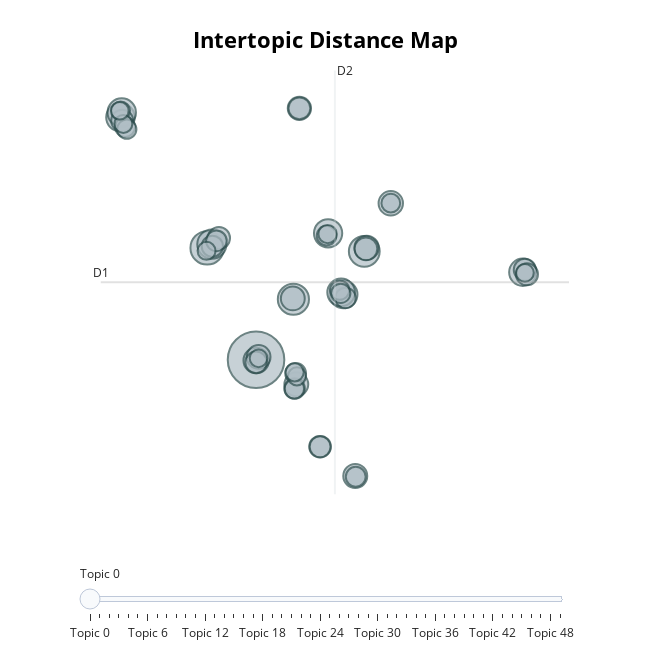

This figure's notebook cell:
### Code cell
topic_model.visualize_topics()

### Figure 1 — Plotly figure (JSON) as saved in the notebook; plotly's stock layout.template omitted (floating-point values rounded to 4 significant figures; data arrays with more than 128 entries replaced by an {"elided": "..."} marker saying what was removed)
{"data": [{"customdata": {"elided": "50x3 mixed values"}, "hovertemplate": "<b>Topic %{customdata[0]}</b><br>Words: %{customdata[1]}<br>Size: %{customdata[2]}", "legendgroup": "", "marker": {"color": "#B0BEC5", "line": {"color": "DarkSlateGrey", "width": 2}, "size": [1330, 464, 404, 395, 354, 339, 336, 332, 318, 317, 310, 270, 248, 246, 239, 237, 237, 235, 225, 214, 205, 203, 202, 201, 198, 195, 194, 188, 181, 178, 178, 175, 175, 167, 164, 159, 157, 155, 154, 154, 146, 145, 140, 137, 137, 134, 134, 130, 130, 129], "sizemode": "area", "sizeref": 0.8313, "symbol": "circle"}, "mode": "markers", "name": "", "orientation": "v", "showlegend": false, "type": "scatter", "x": [0.8348, -3.522, 4.165, 10.48, -3.103, -11.25, -11.13, 7.259, 8.644, 8.42, 24.61, 0.8506, 12.85, 10.69, 9.681, 4.113, 4.426, 1.064, 4.7, 10.63, -2.472, 24.79, 24.98, -11.1, 4.7, 6.543, 0.8433, -3.062, 6.545, 4.365, -2.696, 4.273, 8.808, -10.83, 9.721, 7.122, 8.29, 4.25, -10.68, 8.389, 12.85, -11.23, 7.214, 4.478, 4.275, -10.99, -3.577, 24.8, -11.31, 1.056], "xaxis": "x", "y": [0.04363, 6.587, 3.58, 6.386, 6.803, 14.23, 14.51, 7.44, 3.864, 3.981, 5.162, 0.000827, 9.2, 6.592, -6.762, 3.632, -1.397, 0.2046, 14.76, 6.533, 7.16, 5.307, 5.04, 14.03, 14.76, -5.05, -0.111, 6.682, -5.051, -0.7578, 7.001, -1.644, 3.661, 13.67, -6.807, 7.305, 4.117, -1.669, 13.53, 3.928, 9.204, 14.61, 7.396, -0.9305, -0.6973, 13.84, 6.414, 5.126, 14.61, 0.1243], "yaxis": "y"}], "layout": {"annotations": [{"showarrow": false, "text": "D1", "x": -13.01, "y": 4.571, "yshift": 10}, {"showarrow": false, "text": "D2", "x": 7.864, "xshift": 10, "y": 16.97}], "height": 650, "hoverlabel": {"bgcolor": "white", "font": {"family": "Rockwell", "size": 16}}, "legend": {"itemsizing": "constant", "tracegroupgap": 0}, "margin": {"t": 60}, "shapes": [{"line": {"color": "#CFD8DC", "width": 2}, "type": "line", "x0": 7.864, "x1": 7.864, "y0": -7.828, "y1": 16.97}, {"line": {"color": "#9E9E9E", "width": 2}, "type": "line", "x0": -13.01, "x1": 28.73, "y0": 4.571, "y1": 4.571}], "sliders": [{"active": 0, "pad": {"t": 50}, "steps": [{"args": [{"marker.color": [["red", "#B0BEC5", "#B0BEC5", "#B0BEC5", "#B0BEC5", "#B0BEC5", "#B0BEC5", "#B0BEC5", "#B0BEC5", "#B0BEC5", "#B0BEC5", "#B0BEC5", "#B0BEC5", "#B0BEC5", "#B0BEC5", "#B0BEC5", "#B0BEC5", "#B0BEC5", "#B0BEC5", "#B0BEC5", "#B0BEC5", "#B0BEC5", "#B0BEC5", "#B0BEC5", "#B0BEC5", "#B0BEC5", "#B0BEC5", "#B0BEC5", "#B0BEC5", "#B0BEC5", "#B0BEC5", "#B0BEC5", "#B0BEC5", "#B0BEC5", "#B0BEC5", "#B0BEC5", "#B0BEC5", "#B0BEC5", "#B0BEC5", "#B0BEC5", "#B0BEC5", "#B0BEC5", "#B0BEC5", "#B0BEC5", "#B0BEC5", "#B0BEC5", "#B0BEC5", "#B0BEC5", "#B0BEC5", "#B0BEC5"]]}], "label": "Topic 0", "method": "update"}, {"args": [{"marker.color": [["#B0BEC5", "red", "#B0BEC5", "#B0BEC5", "#B0BEC5", "#B0BEC5", "#B0BEC5", "#B0BEC5", "#B0BEC5", "#B0BEC5", "#B0BEC5", "#B0BEC5", "#B0BEC5", "#B0BEC5", "#B0BEC5", "#B0BEC5", "#B0BEC5", "#B0BEC5", "#B0BEC5", "#B0BEC5", "#B0BEC5", "#B0BEC5", "#B0BEC5", "#B0BEC5", "#B0BEC5", "#B0BEC5", "#B0BEC5", "#B0BEC5", "#B0BEC5", "#B0BEC5", "#B0BEC5", "#B0BEC5", "#B0BEC5", "#B0BEC5", "#B0BEC5", "#B0BEC5", "#B0BEC5", "#B0BEC5", "#B0BEC5", "#B0BEC5", "#B0BEC5", "#B0BEC5", "#B0BEC5", "#B0BEC5", "#B0BEC5", "#B0BEC5", "#B0BEC5", "#B0BEC5", "#B0BEC5", "#B0BEC5"]]}], "label": "Topic 1", "method": "update"}, {"args": [{"marker.color": [["#B0BEC5", "#B0BEC5", "red", "#B0BEC5", "#B0BEC5", "#B0BEC5", "#B0BEC5", "#B0BEC5", "#B0BEC5", "#B0BEC5", "#B0BEC5", "#B0BEC5", "#B0BEC5", "#B0BEC5", "#B0BEC5", "#B0BEC5", "#B0BEC5", "#B0BEC5", "#B0BEC5", "#B0BEC5", "#B0BEC5", "#B0BEC5", "#B0BEC5", "#B0BEC5", "#B0BEC5", "#B0BEC5", "#B0BEC5", "#B0BEC5", "#B0BEC5", "#B0BEC5", "#B0BEC5", "#B0BEC5", "#B0BEC5", "#B0BEC5", "#B0BEC5", "#B0BEC5", "#B0BEC5", "#B0BEC5", "#B0BEC5", "#B0BEC5", "#B0BEC5", "#B0BEC5", "#B0BEC5", "#B0BEC5", "#B0BEC5", "#B0BEC5", "#B0BEC5", "#B0BEC5", "#B0BEC5", "#B0BEC5"]]}], "label": "Topic 2", "method": "update"}, {"args": [{"marker.color": [["#B0BEC5", "#B0BEC5", "#B0BEC5", "red", "#B0BEC5", "#B0BEC5", "#B0BEC5", "#B0BEC5", "#B0BEC5", "#B0BEC5", "#B0BEC5", "#B0BEC5", "#B0BEC5", "#B0BEC5", "#B0BEC5", "#B0BEC5", "#B0BEC5", "#B0BEC5", "#B0BEC5", "#B0BEC5", "#B0BEC5", "#B0BEC5", "#B0BEC5", "#B0BEC5", "#B0BEC5", "#B0BEC5", "#B0BEC5", "#B0BEC5", "#B0BEC5", "#B0BEC5", "#B0BEC5", "#B0BEC5", "#B0BEC5", "#B0BEC5", "#B0BEC5", "#B0BEC5", "#B0BEC5", "#B0BEC5", "#B0BEC5", "#B0BEC5", "#B0BEC5", "#B0BEC5", "#B0BEC5", "#B0BEC5", "#B0BEC5", "#B0BEC5", "#B0BEC5", "#B0BEC5", "#B0BEC5", "#B0BEC5"]]}], "label": "Topic 3", "method": "update"}, {"args": [{"marker.color": [["#B0BEC5", "#B0BEC5", "#B0BEC5", "#B0BEC5", "red", "#B0BEC5", "#B0BEC5", "#B0BEC5", "#B0BEC5", "#B0BEC5", "#B0BEC5", "#B0BEC5", "#B0BEC5", "#B0BEC5", "#B0BEC5", "#B0BEC5", "#B0BEC5", "#B0BEC5", "#B0BEC5", "#B0BEC5", "#B0BEC5", "#B0BEC5", "#B0BEC5", "#B0BEC5", "#B0BEC5", "#B0BEC5", "#B0BEC5", "#B0BEC5", "#B0BEC5", "#B0BEC5", "#B0BEC5", "#B0BEC5", "#B0BEC5", "#B0BEC5", "#B0BEC5", "#B0BEC5", "#B0BEC5", "#B0BEC5", "#B0BEC5", "#B0BEC5", "#B0BEC5", "#B0BEC5", "#B0BEC5", "#B0BEC5", "#B0BEC5", "#B0BEC5", "#B0BEC5", "#B0BEC5", "#B0BEC5", "#B0BEC5"]]}], "label": "Topic 4", "method": "update"}, {"args": [{"marker.color": [["#B0BEC5", "#B0BEC5", "#B0BEC5", "#B0BEC5", "#B0BEC5", "red", "#B0BEC5", "#B0BEC5", "#B0BEC5", "#B0BEC5", "#B0BEC5", "#B0BEC5", "#B0BEC5", "#B0BEC5", "#B0BEC5", "#B0BEC5", "#B0BEC5", "#B0BEC5", "#B0BEC5", "#B0BEC5", "#B0BEC5", "#B0BEC5", "#B0BEC5", "#B0BEC5", "#B0BEC5", "#B0BEC5", "#B0BEC5", "#B0BEC5", "#B0BEC5", "#B0BEC5", "#B0BEC5", "#B0BEC5", "#B0BEC5", "#B0BEC5", "#B0BEC5", "#B0BEC5", "#B0BEC5", "#B0BEC5", "#B0BEC5", "#B0BEC5", "#B0BEC5", "#B0BEC5", "#B0BEC5", "#B0BEC5", "#B0BEC5", "#B0BEC5", "#B0BEC5", "#B0BEC5", "#B0BEC5", "#B0BEC5"]]}], "label": "Topic 5", "method": "update"}, {"args": [{"marker.color": [["#B0BEC5", "#B0BEC5", "#B0BEC5", "#B0BEC5", "#B0BEC5", "#B0BEC5", "red", "#B0BEC5", "#B0BEC5", "#B0BEC5", "#B0BEC5", "#B0BEC5", "#B0BEC5", "#B0BEC5", "#B0BEC5", "#B0BEC5", "#B0BEC5", "#B0BEC5", "#B0BEC5", "#B0BEC5", "#B0BEC5", "#B0BEC5", "#B0BEC5", "#B0BEC5", "#B0BEC5", "#B0BEC5", "#B0BEC5", "#B0BEC5", "#B0BEC5", "#B0BEC5", "#B0BEC5", "#B0BEC5", "#B0BEC5", "#B0BEC5", "#B0BEC5", "#B0BEC5", "#B0BEC5", "#B0BEC5", "#B0BEC5", "#B0BEC5", "#B0BEC5", "#B0BEC5", "#B0BEC5", "#B0BEC5", "#B0BEC5", "#B0BEC5", "#B0BEC5", "#B0BEC5", "#B0BEC5", "#B0BEC5"]]}], "label": "Topic 6", "method": "update"}, {"args": [{"marker.color": [["#B0BEC5", "#B0BEC5", "#B0BEC5", "#B0BEC5", "#B0BEC5", "#B0BEC5", "#B0BEC5", "red", "#B0BEC5", "#B0BEC5", "#B0BEC5", "#B0BEC5", "#B0BEC5", "#B0BEC5", "#B0BEC5", "#B0BEC5", "#B0BEC5", "#B0BEC5", "#B0BEC5", "#B0BEC5", "#B0BEC5", "#B0BEC5", "#B0BEC5", "#B0BEC5", "#B0BEC5", "#B0BEC5", "#B0BEC5", "#B0BEC5", "#B0BEC5", "#B0BEC5", "#B0BEC5", "#B0BEC5", "#B0BEC5", "#B0BEC5", "#B0BEC5", "#B0BEC5", "#B0BEC5", "#B0BEC5", "#B0BEC5", "#B0BEC5", "#B0BEC5", "#B0BEC5", "#B0BEC5", "#B0BEC5", "#B0BEC5", "#B0BEC5", "#B0BEC5", "#B0BEC5", "#B0BEC5", "#B0BEC5"]]}], "label": "Topic 7", "method": "update"}, {"args": [{"marker.color": [["#B0BEC5", "#B0BEC5", "#B0BEC5", "#B0BEC5", "#B0BEC5", "#B0BEC5", "#B0BEC5", "#B0BEC5", "red", "#B0BEC5", "#B0BEC5", "#B0BEC5", "#B0BEC5", "#B0BEC5", "#B0BEC5", "#B0BEC5", "#B0BEC5", "#B0BEC5", "#B0BEC5", "#B0BEC5", "#B0BEC5", "#B0BEC5", "#B0BEC5", "#B0BEC5", "#B0BEC5", "#B0BEC5", "#B0BEC5", "#B0BEC5", "#B0BEC5", "#B0BEC5", "#B0BEC5", "#B0BEC5", "#B0BEC5", "#B0BEC5", "#B0BEC5", "#B0BEC5", "#B0BEC5", "#B0BEC5", "#B0BEC5", "#B0BEC5", "#B0BEC5", "#B0BEC5", "#B0BEC5", "#B0BEC5", "#B0BEC5", "#B0BEC5", "#B0BEC5", "#B0BEC5", "#B0BEC5", "#B0BEC5"]]}], "label": "Topic 8", "method": "update"}, {"args": [{"marker.color": [["#B0BEC5", "#B0BEC5", "#B0BEC5", "#B0BEC5", "#B0BEC5", "#B0BEC5", "#B0BEC5", "#B0BEC5", "#B0BEC5", "red", "#B0BEC5", "#B0BEC5", "#B0BEC5", "#B0BEC5", "#B0BEC5", "#B0BEC5", "#B0BEC5", "#B0BEC5", "#B0BEC5", "#B0BEC5", "#B0BEC5", "#B0BEC5", "#B0BEC5", "#B0BEC5", "#B0BEC5", "#B0BEC5", "#B0BEC5", "#B0BEC5", "#B0BEC5", "#B0BEC5", "#B0BEC5", "#B0BEC5", "#B0BEC5", "#B0BEC5", "#B0BEC5", "#B0BEC5", "#B0BEC5", "#B0BEC5", "#B0BEC5", "#B0BEC5", "#B0BEC5", "#B0BEC5", "#B0BEC5", "#B0BEC5", "#B0BEC5", "#B0BEC5", "#B0BEC5", "#B0BEC5", "#B0BEC5", "#B0BEC5"]]}], "label": "Topic 9", "method": "update"}, {"args": [{"marker.color": [["#B0BEC5", "#B0BEC5", "#B0BEC5", "#B0BEC5", "#B0BEC5", "#B0BEC5", "#B0BEC5", "#B0BEC5", "#B0BEC5", "#B0BEC5", "red", "#B0BEC5", "#B0BEC5", "#B0BEC5", "#B0BEC5", "#B0BEC5", "#B0BEC5", "#B0BEC5", "#B0BEC5", "#B0BEC5", "#B0BEC5", "#B0BEC5", "#B0BEC5", "#B0BEC5", "#B0BEC5", "#B0BEC5", "#B0BEC5", "#B0BEC5", "#B0BEC5", "#B0BEC5", "#B0BEC5", "#B0BEC5", "#B0BEC5", "#B0BEC5", "#B0BEC5", "#B0BEC5", "#B0BEC5", "#B0BEC5", "#B0BEC5", "#B0BEC5", "#B0BEC5", "#B0BEC5", "#B0BEC5", "#B0BEC5", "#B0BEC5", "#B0BEC5", "#B0BEC5", "#B0BEC5", "#B0BEC5", "#B0BEC5"]]}], "label": "Topic 10", "method": "update"}, {"args": [{"marker.color": [["#B0BEC5", "#B0BEC5", "#B0BEC5", "#B0BEC5", "#B0BEC5", "#B0BEC5", "#B0BEC5", "#B0BEC5", "#B0BEC5", "#B0BEC5", "#B0BEC5", "red", "#B0BEC5", "#B0BEC5", "#B0BEC5", "#B0BEC5", "#B0BEC5", "#B0BEC5", "#B0BEC5", "#B0BEC5", "#B0BEC5", "#B0BEC5", "#B0BEC5", "#B0BEC5", "#B0BEC5", "#B0BEC5", "#B0BEC5", "#B0BEC5", "#B0BEC5", "#B0BEC5", "#B0BEC5", "#B0BEC5", "#B0BEC5", "#B0BEC5", "#B0BEC5", "#B0BEC5", "#B0BEC5", "#B0BEC5", "#B0BEC5", "#B0BEC5", "#B0BEC5", "#B0BEC5", "#B0BEC5", "#B0BEC5", "#B0BEC5", "#B0BEC5", "#B0BEC5", "#B0BEC5", "#B0BEC5", "#B0BEC5"]]}], "label": "Topic 11", "method": "update"}, {"args": [{"marker.color": [["#B0BEC5", "#B0BEC5", "#B0BEC5", "#B0BEC5", "#B0BEC5", "#B0BEC5", "#B0BEC5", "#B0BEC5", "#B0BEC5", "#B0BEC5", "#B0BEC5", "#B0BEC5", "red", "#B0BEC5", "#B0BEC5", "#B0BEC5", "#B0BEC5", "#B0BEC5", "#B0BEC5", "#B0BEC5", "#B0BEC5", "#B0BEC5", "#B0BEC5", "#B0BEC5", "#B0BEC5", "#B0BEC5", "#B0BEC5", "#B0BEC5", "#B0BEC5", "#B0BEC5", "#B0BEC5", "#B0BEC5", "#B0BEC5", "#B0BEC5", "#B0BEC5", "#B0BEC5", "#B0BEC5", "#B0BEC5", "#B0BEC5", "#B0BEC5", "#B0BEC5", "#B0BEC5", "#B0BEC5", "#B0BEC5", "#B0BEC5", "#B0BEC5", "#B0BEC5", "#B0BEC5", "#B0BEC5", "#B0BEC5"]]}], "label": "Topic 12", "method": "update"}, {"args": [{"marker.color": [["#B0BEC5", "#B0BEC5", "#B0BEC5", "#B0BEC5", "#B0BEC5", "#B0BEC5", "#B0BEC5", "#B0BEC5", "#B0BEC5", "#B0BEC5", "#B0BEC5", "#B0BEC5", "#B0BEC5", "red", "#B0BEC5", "#B0BEC5", "#B0BEC5", "#B0BEC5", "#B0BEC5", "#B0BEC5", "#B0BEC5", "#B0BEC5", "#B0BEC5", "#B0BEC5", "#B0BEC5", "#B0BEC5", "#B0BEC5", "#B0BEC5", "#B0BEC5", "#B0BEC5", "#B0BEC5", "#B0BEC5", "#B0BEC5", "#B0BEC5", "#B0BEC5", "#B0BEC5", "#B0BEC5", "#B0BEC5", "#B0BEC5", "#B0BEC5", "#B0BEC5", "#B0BEC5", "#B0BEC5", "#B0BEC5", "#B0BEC5", "#B0BEC5", "#B0BEC5", "#B0BEC5", "#B0BEC5", "#B0BEC5"]]}], "label": "Topic 13", "method": "update"}, {"args": [{"marker.color": [["#B0BEC5", "#B0BEC5", "#B0BEC5", "#B0BEC5", "#B0BEC5", "#B0BEC5", "#B0BEC5", "#B0BEC5", "#B0BEC5", "#B0BEC5", "#B0BEC5", "#B0BEC5", "#B0BEC5", "#B0BEC5", "red", "#B0BEC5", "#B0BEC5", "#B0BEC5", "#B0BEC5", "#B0BEC5", "#B0BEC5", "#B0BEC5", "#B0BEC5", "#B0BEC5", "#B0BEC5", "#B0BEC5", "#B0BEC5", "#B0BEC5", "#B0BEC5", "#B0BEC5", "#B0BEC5", "#B0BEC5", "#B0BEC5", "#B0BEC5", "#B0BEC5", "#B0BEC5", "#B0BEC5", "#B0BEC5", "#B0BEC5", "#B0BEC5", "#B0BEC5", "#B0BEC5", "#B0BEC5", "#B0BEC5", "#B0BEC5", "#B0BEC5", "#B0BEC5", "#B0BEC5", "#B0BEC5", "#B0BEC5"]]}], "label": "Topic 14", "method": "update"}, {"args": [{"marker.color": [["#B0BEC5", "#B0BEC5", "#B0BEC5", "#B0BEC5", "#B0BEC5", "#B0BEC5", "#B0BEC5", "#B0BEC5", "#B0BEC5", "#B0BEC5", "#B0BEC5", "#B0BEC5", "#B0BEC5", "#B0BEC5", "#B0BEC5", "red", "#B0BEC5", "#B0BEC5", "#B0BEC5", "#B0BEC5", "#B0BEC5", "#B0BEC5", "#B0BEC5", "#B0BEC5", "#B0BEC5", "#B0BEC5", "#B0BEC5", "#B0BEC5", "#B0BEC5", "#B0BEC5", "#B0BEC5", "#B0BEC5", "#B0BEC5", "#B0BEC5", "#B0BEC5", "#B0BEC5", "#B0BEC5", "#B0BEC5", "#B0BEC5", "#B0BEC5", "#B0BEC5", "#B0BEC5", "#B0BEC5", "#B0BEC5", "#B0BEC5", "#B0BEC5", "#B0BEC5", "#B0BEC5", "#B0BEC5", "#B0BEC5"]]}], "label": "Topic 15", "method": "update"}, {"args": [{"marker.color": [["#B0BEC5", "#B0BEC5", "#B0BEC5", "#B0BEC5", "#B0BEC5", "#B0BEC5", "#B0BEC5", "#B0BEC5", "#B0BEC5", "#B0BEC5", "#B0BEC5", "#B0BEC5", "#B0BEC5", "#B0BEC5", "#B0BEC5", "#B0BEC5", "red", "#B0BEC5", "#B0BEC5", "#B0BEC5", "#B0BEC5", "#B0BEC5", "#B0BEC5", "#B0BEC5", "#B0BEC5", "#B0BEC5", "#B0BEC5", "#B0BEC5", "#B0BEC5", "#B0BEC5", "#B0BEC5", "#B0BEC5", "#B0BEC5", "#B0BEC5", "#B0BEC5", "#B0BEC5", "#B0BEC5", "#B0BEC5", "#B0BEC5", "#B0BEC5", "#B0BEC5", "#B0BEC5", "#B0BEC5", "#B0BEC5", "#B0BEC5", "#B0BEC5", "#B0BEC5", "#B0BEC5", "#B0BEC5", "#B0BEC5"]]}], "label": "Topic 16", "method": "update"}, {"args": [{"marker.color": [["#B0BEC5", "#B0BEC5", "#B0BEC5", "#B0BEC5", "#B0BEC5", "#B0BEC5", "#B0BEC5", "#B0BEC5", "#B0BEC5", "#B0BEC5", "#B0BEC5", "#B0BEC5", "#B0BEC5", "#B0BEC5", "#B0BEC5", "#B0BEC5", "#B0BEC5", "red", "#B0BEC5", "#B0BEC5", "#B0BEC5", "#B0BEC5", "#B0BEC5", "#B0BEC5", "#B0BEC5", "#B0BEC5", "#B0BEC5", "#B0BEC5", "#B0BEC5", "#B0BEC5", "#B0BEC5", "#B0BEC5", "#B0BEC5", "#B0BEC5", "#B0BEC5", "#B0BEC5", "#B0BEC5", "#B0BEC5", "#B0BEC5", "#B0BEC5", "#B0BEC5", "#B0BEC5", "#B0BEC5", "#B0BEC5", "#B0BEC5", "#B0BEC5", "#B0BEC5", "#B0BEC5", "#B0BEC5", "#B0BEC5"]]}], "label": "Topic 17", "method": "update"}, {"args": [{"marker.color": [["#B0BEC5", "#B0BEC5", "#B0BEC5", "#B0BEC5", "#B0BEC5", "#B0BEC5", "#B0BEC5", "#B0BEC5", "#B0BEC5", "#B0BEC5", "#B0BEC5", "#B0BEC5", "#B0BEC5", "#B0BEC5", "#B0BEC5", "#B0BEC5", "#B0BEC5", "#B0BEC5", "red", "#B0BEC5", "#B0BEC5", "#B0BEC5", "#B0BEC5", "#B0BEC5", "#B0BEC5", "#B0BEC5", "#B0BEC5", "#B0BEC5", "#B0BEC5", "#B0BEC5", "#B0BEC5", "#B0BEC5", "#B0BEC5", "#B0BEC5", "#B0BEC5", "#B0BEC5", "#B0BEC5", "#B0BEC5", "#B0BEC5", "#B0BEC5", "#B0BEC5", "#B0BEC5", "#B0BEC5", "#B0BEC5", "#B0BEC5", "#B0BEC5", "#B0BEC5", "#B0BEC5", "#B0BEC5", "#B0BEC5"]]}], "label": "Topic 18", "method": "update"}, {"args": [{"marker.color": [["#B0BEC5", "#B0BEC5", "#B0BEC5", "#B0BEC5", "#B0BEC5", "#B0BEC5", "#B0BEC5", "#B0BEC5", "#B0BEC5", "#B0BEC5", "#B0BEC5", "#B0BEC5", "#B0BEC5", "#B0BEC5", "#B0BEC5", "#B0BEC5", "#B0BEC5", "#B0BEC5", "#B0BEC5", "red", "#B0BEC5", "#B0BEC5", "#B0BEC5", "#B0BEC5", "#B0BEC5", "#B0BEC5", "#B0BEC5", "#B0BEC5", "#B0BEC5", "#B0BEC5", "#B0BEC5", "#B0BEC5", "#B0BEC5", "#B0BEC5", "#B0BEC5", "#B0BEC5", "#B0BEC5", "#B0BEC5", "#B0BEC5", "#B0BEC5", "#B0BEC5", "#B0BEC5", "#B0BEC5", "#B0BEC5", "#B0BEC5", "#B0BEC5", "#B0BEC5", "#B0BEC5", "#B0BEC5", "#B0BEC5"]]}], "label": "Topic 19", "method": "update"}, {"args": [{"marker.color": [["#B0BEC5", "#B0BEC5", "#B0BEC5", "#B0BEC5", "#B0BEC5", "#B0BEC5", "#B0BEC5", "#B0BEC5", "#B0BEC5", "#B0BEC5", "#B0BEC5", "#B0BEC5", "#B0BEC5", "#B0BEC5", "#B0BEC5", "#B0BEC5", "#B0BEC5", "#B0BEC5", "#B0BEC5", "#B0BEC5", "red", "#B0BEC5", "#B0BEC5", "#B0BEC5", "#B0BEC5", "#B0BEC5", "#B0BEC5", "#B0BEC5", "#B0BEC5", "#B0BEC5", "#B0BEC5", "#B0BEC5", "#B0BEC5", "#B0BEC5", "#B0BEC5", "#B0BEC5", "#B0BEC5", "#B0BEC5", "#B0BEC5", "#B0BEC5", "#B0BEC5", "#B0BEC5", "#B0BEC5", "#B0BEC5", "#B0BEC5", "#B0BEC5", "#B0BEC5", "#B0BEC5", "#B0BEC5", "#B0BEC5"]]}], "label": "Topic 20", "method": "update"}, {"args": [{"marker.color": [["#B0BEC5", "#B0BEC5", "#B0BEC5", "#B0BEC5", "#B0BEC5", "#B0BEC5", "#B0BEC5", "#B0BEC5", "#B0BEC5", "#B0BEC5", "#B0BEC5", "#B0BEC5", "#B0BEC5", "#B0BEC5", "#B0BEC5", "#B0BEC5", "#B0BEC5", "#B0BEC5", "#B0BEC5", "#B0BEC5", "#B0BEC5", "red", "#B0BEC5", "#B0BEC5", "#B0BEC5", "#B0BEC5", "#B0BEC5", "#B0BEC5", "#B0BEC5", "#B0BEC5", "#B0BEC5", "#B0BEC5", "#B0BEC5", "#B0BEC5", "#B0BEC5", "#B0BEC5", "#B0BEC5", "#B0BEC5", "#B0BEC5", "#B0BEC5", "#B0BEC5", "#B0BEC5", "#B0BEC5", "#B0BEC5", "#B0BEC5", "#B0BEC5", "#B0BEC5", "#B0BEC5", "#B0BEC5", "#B0BEC5"]]}], "label": "Topic 21", "method": "update"}, {"args": [{"marker.color": [["#B0BEC5", "#B0BEC5", "#B0BEC5", "#B0BEC5", "#B0BEC5", "#B0BEC5", "#B0BEC5", "#B0BEC5", "#B0BEC5", "#B0BEC5", "#B0BEC5", "#B0BEC5", "#B0BEC5", "#B0BEC5", "#B0BEC5", "#B0BEC5", "#B0BEC5", "#B0BEC5", "#B0BEC5", "#B0BEC5", "#B0BEC5", "#B0BEC5", "red", "#B0BEC5", "#B0BEC5", "#B0BEC5", "#B0BEC5", "#B0BEC5", "#B0BEC5", "#B0BEC5", "#B0BEC5", "#B0BEC5", "#B0BEC5", "#B0BEC5", "#B0BEC5", "#B0BEC5", "#B0BEC5", "#B0BEC5", "#B0BEC5", "#B0BEC5", "#B0BEC5", "#B0BEC5", "#B0BEC5", "#B0BEC5", "#B0BEC5", "#B0BEC5", "#B0BEC5", "#B0BEC5", "#B0BEC5", "#B0BEC5"]]}], "label": "Topic 22", "method": "update"}, {"args": [{"marker.color": [["#B0BEC5", "#B0BEC5", "#B0BEC5", "#B0BEC5", "#B0BEC5", "#B0BEC5", "#B0BEC5", "#B0BEC5", "#B0BEC5", "#B0BEC5", "#B0BEC5", "#B0BEC5", "#B0BEC5", "#B0BEC5", "#B0BEC5", "#B0BEC5", "#B0BEC5", "#B0BEC5", "#B0BEC5", "#B0BEC5", "#B0BEC5", "#B0BEC5", "#B0BEC5", "red", "#B0BEC5", "#B0BEC5", "#B0BEC5", "#B0BEC5", "#B0BEC5", "#B0BEC5", "#B0BEC5", "#B0BEC5", "#B0BEC5", "#B0BEC5", "#B0BEC5", "#B0BEC5", "#B0BEC5", "#B0BEC5", "#B0BEC5", "#B0BEC5", "#B0BEC5", "#B0BEC5", "#B0BEC5", "#B0BEC5", "#B0BEC5", "#B0BEC5", "#B0BEC5", "#B0BEC5", "#B0BEC5", "#B0BEC5"]]}], "label": "Topic 23", "method": "update"}, {"args": [{"marker.color": [["#B0BEC5", "#B0BEC5", "#B0BEC5", "#B0BEC5", "#B0BEC5", "#B0BEC5", "#B0BEC5", "#B0BEC5", "#B0BEC5", "#B0BEC5", "#B0BEC5", "#B0BEC5", "#B0BEC5", "#B0BEC5", "#B0BEC5", "#B0BEC5", "#B0BEC5", "#B0BEC5", "#B0BEC5", "#B0BEC5", "#B0BEC5", "#B0BEC5", "#B0BEC5", "#B0BEC5", "red", "#B0BEC5", "#B0BEC5", "#B0BEC5", "#B0BEC5", "#B0BEC5", "#B0BEC5", "#B0BEC5", "#B0BEC5", "#B0BEC5", "#B0BEC5", "#B0BEC5", "#B0BEC5", "#B0BEC5", "#B0BEC5", "#B0BEC5", "#B0BEC5", "#B0BEC5", "#B0BEC5", "#B0BEC5", "#B0BEC5", "#B0BEC5", "#B0BEC5", "#B0BEC5", "#B0BEC5", "#B0BEC5"]]}], "label": "Topic 24", "method": "update"}, {"args": [{"marker.color": [["#B0BEC5", "#B0BEC5", "#B0BEC5", "#B0BEC5", "#B0BEC5", "#B0BEC5", "#B0BEC5", "#B0BEC5", "#B0BEC5", "#B0BEC5", "#B0BEC5", "#B0BEC5", "#B0BEC5", "#B0BEC5", "#B0BEC5", "#B0BEC5", "#B0BEC5", "#B0BEC5", "#B0BEC5", "#B0BEC5", "#B0BEC5", "#B0BEC5", "#B0BEC5", "#B0BEC5", "#B0BEC5", "red", "#B0BEC5", "#B0BEC5", "#B0BEC5", "#B0BEC5", "#B0BEC5", "#B0BEC5", "#B0BEC5", "#B0BEC5", "#B0BEC5", "#B0BEC5", "#B0BEC5", "#B0BEC5", "#B0BEC5", "#B0BEC5", "#B0BEC5", "#B0BEC5", "#B0BEC5", "#B0BEC5", "#B0BEC5", "#B0BEC5", "#B0BEC5", "#B0BEC5", "#B0BEC5", "#B0BEC5"]]}], "label": "Topic 25", "method": "update"}, {"args": [{"marker.color": [["#B0BEC5", "#B0BEC5", "#B0BEC5", "#B0BEC5", "#B0BEC5", "#B0BEC5", "#B0BEC5", "#B0BEC5", "#B0BEC5", "#B0BEC5", "#B0BEC5", "#B0BEC5", "#B0BEC5", "#B0BEC5", "#B0BEC5", "#B0BEC5", "#B0BEC5", "#B0BEC5", "#B0BEC5", "#B0BEC5", "#B0BEC5", "#B0BEC5", "#B0BEC5", "#B0BEC5", "#B0BEC5", "#B0BEC5", "red", "#B0BEC5", "#B0BEC5", "#B0BEC5", "#B0BEC5", "#B0BEC5", "#B0BEC5", "#B0BEC5", "#B0BEC5", "#B0BEC5", "#B0BEC5", "#B0BEC5", "#B0BEC5", "#B0BEC5", "#B0BEC5", "#B0BEC5", "#B0BEC5", "#B0BEC5", "#B0BEC5", "#B0BEC5", "#B0BEC5", "#B0BEC5", "#B0BEC5", "#B0BEC5"]]}], "label": "Topic 26", "method": "update"}, {"args": [{"marker.color": [["#B0BEC5", "#B0BEC5", "#B0BEC5", "#B0BEC5", "#B0BEC5", "#B0BEC5", "#B0BEC5", "#B0BEC5", "#B0BEC5", "#B0BEC5", "#B0BEC5", "#B0BEC5", "#B0BEC5", "#B0BEC5", "#B0BEC5", "#B0BEC5", "#B0BEC5", "#B0BEC5", "#B0BEC5", "#B0BEC5", "#B0BEC5", "#B0BEC5", "#B0BEC5", "#B0BEC5", "#B0BEC5", "#B0BEC5", "#B0BEC5", "red", "#B0BEC5", "#B0BEC5", "#B0BEC5", "#B0BEC5", "#B0BEC5", "#B0BEC5", "#B0BEC5", "#B0BEC5", "#B0BEC5", "#B0BEC5", "#B0BEC5", "#B0BEC5", "#B0BEC5", "#B0BEC5", "#B0BEC5", "#B0BEC5", "#B0BEC5", "#B0BEC5", "#B0BEC5", "#B0BEC5", "#B0BEC5", "#B0BEC5"]]}], "label": "Topic 27", "method": "update"}, {"args": [{"marker.color": [["#B0BEC5", "#B0BEC5", "#B0BEC5", "#B0BEC5", "#B0BEC5", "#B0BEC5", "#B0BEC5", "#B0BEC5", "#B0BEC5", "#B0BEC5", "#B0BEC5", "#B0BEC5", "#B0BEC5", "#B0BEC5", "#B0BEC5", "#B0BEC5", "#B0BEC5", "#B0BEC5", "#B0BEC5", "#B0BEC5", "#B0BEC5", "#B0BEC5", "#B0BEC5", "#B0BEC5", "#B0BEC5", "#B0BEC5", "#B0BEC5", "#B0BEC5", "red", "#B0BEC5", "#B0BEC5", "#B0BEC5", "#B0BEC5", "#B0BEC5", "#B0BEC5", "#B0BEC5", "#B0BEC5", "#B0BEC5", "#B0BEC5", "#B0BEC5", "#B0BEC5", "#B0BEC5", "#B0BEC5", "#B0BEC5", "#B0BEC5", "#B0BEC5", "#B0BEC5", "#B0BEC5", "#B0BEC5", "#B0BEC5"]]}], "label": "Topic 28", "method": "update"}, {"args": [{"marker.color": [["#B0BEC5", "#B0BEC5", "#B0BEC5", "#B0BEC5", "#B0BEC5", "#B0BEC5", "#B0BEC5", "#B0BEC5", "#B0BEC5", "#B0BEC5", "#B0BEC5", "#B0BEC5", "#B0BEC5", "#B0BEC5", "#B0BEC5", "#B0BEC5", "#B0BEC5", "#B0BEC5", "#B0BEC5", "#B0BEC5", "#B0BEC5", "#B0BEC5", "#B0BEC5", "#B0BEC5", "#B0BEC5", "#B0BEC5", "#B0BEC5", "#B0BEC5", "#B0BEC5", "red", "#B0BEC5", "#B0BEC5", "#B0BEC5", "#B0BEC5", "#B0BEC5", "#B0BEC5", "#B0BEC5", "#B0BEC5", "#B0BEC5", "#B0BEC5", "#B0BEC5", "#B0BEC5", "#B0BEC5", "#B0BEC5", "#B0BEC5", "#B0BEC5", "#B0BEC5", "#B0BEC5", "#B0BEC5", "#B0BEC5"]]}], "label": "Topic 29", "method": "update"}, {"args": [{"marker.color": [["#B0BEC5", "#B0BEC5", "#B0BEC5", "#B0BEC5", "#B0BEC5", "#B0BEC5", "#B0BEC5", "#B0BEC5", "#B0BEC5", "#B0BEC5", "#B0BEC5", "#B0BEC5", "#B0BEC5", "#B0BEC5", "#B0BEC5", "#B0BEC5", "#B0BEC5", "#B0BEC5", "#B0BEC5", "#B0BEC5", "#B0BEC5", "#B0BEC5", "#B0BEC5", "#B0BEC5", "#B0BEC5", "#B0BEC5", "#B0BEC5", "#B0BEC5", "#B0BEC5", "#B0BEC5", "red", "#B0BEC5", "#B0BEC5", "#B0BEC5", "#B0BEC5", "#B0BEC5", "#B0BEC5", "#B0BEC5", "#B0BEC5", "#B0BEC5", "#B0BEC5", "#B0BEC5", "#B0BEC5", "#B0BEC5", "#B0BEC5", "#B0BEC5", "#B0BEC5", "#B0BEC5", "#B0BEC5", "#B0BEC5"]]}], "label": "Topic 30", "method": "update"}, {"args": [{"marker.color": [["#B0BEC5", "#B0BEC5", "#B0BEC5", "#B0BEC5", "#B0BEC5", "#B0BEC5", "#B0BEC5", "#B0BEC5", "#B0BEC5", "#B0BEC5", "#B0BEC5", "#B0BEC5", "#B0BEC5", "#B0BEC5", "#B0BEC5", "#B0BEC5", "#B0BEC5", "#B0BEC5", "#B0BEC5", "#B0BEC5", "#B0BEC5", "#B0BEC5", "#B0BEC5", "#B0BEC5", "#B0BEC5", "#B0BEC5", "#B0BEC5", "#B0BEC5", "#B0BEC5", "#B0BEC5", "#B0BEC5", "red", "#B0BEC5", "#B0BEC5", "#B0BEC5", "#B0BEC5", "#B0BEC5", "#B0BEC5", "#B0BEC5", "#B0BEC5", "#B0BEC5", "#B0BEC5", "#B0BEC5", "#B0BEC5", "#B0BEC5", "#B0BEC5", "#B0BEC5", "#B0BEC5", "#B0BEC5", "#B0BEC5"]]}], "label": "Topic 31", "method": "update"}, {"args": [{"marker.color": [["#B0BEC5", "#B0BEC5", "#B0BEC5", "#B0BEC5", "#B0BEC5", "#B0BEC5", "#B0BEC5", "#B0BEC5", "#B0BEC5", "#B0BEC5", "#B0BEC5", "#B0BEC5", "#B0BEC5", "#B0BEC5", "#B0BEC5", "#B0BEC5", "#B0BEC5", "#B0BEC5", "#B0BEC5", "#B0BEC5", "#B0BEC5", "#B0BEC5", "#B0BEC5", "#B0BEC5", "#B0BEC5", "#B0BEC5", "#B0BEC5", "#B0BEC5", "#B0BEC5", "#B0BEC5", "#B0BEC5", "#B0BEC5", "red", "#B0BEC5", "#B0BEC5", "#B0BEC5", "#B0BEC5", "#B0BEC5", "#B0BEC5", "#B0BEC5", "#B0BEC5", "#B0BEC5", "#B0BEC5", "#B0BEC5", "#B0BEC5", "#B0BEC5", "#B0BEC5", "#B0BEC5", "#B0BEC5", "#B0BEC5"]]}], "label": "Topic 32", "method": "update"}, {"args": [{"marker.color": [["#B0BEC5", "#B0BEC5", "#B0BEC5", "#B0BEC5", "#B0BEC5", "#B0BEC5", "#B0BEC5", "#B0BEC5", "#B0BEC5", "#B0BEC5", "#B0BEC5", "#B0BEC5", "#B0BEC5", "#B0BEC5", "#B0BEC5", "#B0BEC5", "#B0BEC5", "#B0BEC5", "#B0BEC5", "#B0BEC5", "#B0BEC5", "#B0BEC5", "#B0BEC5", "#B0BEC5", "#B0BEC5", "#B0BEC5", "#B0BEC5", "#B0BEC5", "#B0BEC5", "#B0BEC5", "#B0BEC5", "#B0BEC5", "#B0BEC5", "red", "#B0BEC5", "#B0BEC5", "#B0BEC5", "#B0BEC5", "#B0BEC5", "#B0BEC5", "#B0BEC5", "#B0BEC5", "#B0BEC5", "#B0BEC5", "#B0BEC5", "#B0BEC5", "#B0BEC5", "#B0BEC5", "#B0BEC5", "#B0BEC5"]]}], "label": "Topic 33", "method": "update"}, {"args": [{"marker.color": [["#B0BEC5", "#B0BEC5", "#B0BEC5", "#B0BEC5", "#B0BEC5", "#B0BEC5", "#B0BEC5", "#B0BEC5", "#B0BEC5", "#B0BEC5", "#B0BEC5", "#B0BEC5", "#B0BEC5", "#B0BEC5", "#B0BEC5", "#B0BEC5", "#B0BEC5", "#B0BEC5", "#B0BEC5", "#B0BEC5", "#B0BEC5", "#B0BEC5", "#B0BEC5", "#B0BEC5", "#B0BEC5", "#B0BEC5", "#B0BEC5", "#B0BEC5", "#B0BEC5", "#B0BEC5", "#B0BEC5", "#B0BEC5", "#B0BEC5", "#B0BEC5", "red", "#B0BEC5", "#B0BEC5", "#B0BEC5", "#B0BEC5", "#B0BEC5", "#B0BEC5", "#B0BEC5", "#B0BEC5", "#B0BEC5", "#B0BEC5", "#B0BEC5", "#B0BEC5", "#B0BEC5", "#B0BEC5", "#B0BEC5"]]}], "label": "Topic 34", "method": "update"}, {"args": [{"marker.color": [["#B0BEC5", "#B0BEC5", "#B0BEC5", "#B0BEC5", "#B0BEC5", "#B0BEC5", "#B0BEC5", "#B0BEC5", "#B0BEC5", "#B0BEC5", "#B0BEC5", "#B0BEC5", "#B0BEC5", "#B0BEC5", "#B0BEC5", "#B0BEC5", "#B0BEC5", "#B0BEC5", "#B0BEC5", "#B0BEC5", "#B0BEC5", "#B0BEC5", "#B0BEC5", "#B0BEC5", "#B0BEC5", "#B0BEC5", "#B0BEC5", "#B0BEC5", "#B0BEC5", "#B0BEC5", "#B0BEC5", "#B0BEC5", "#B0BEC5", "#B0BEC5", "#B0BEC5", "red", "#B0BEC5", "#B0BEC5", "#B0BEC5", "#B0BEC5", "#B0BEC5", "#B0BEC5", "#B0BEC5", "#B0BEC5", "#B0BEC5", "#B0BEC5", "#B0BEC5", "#B0BEC5", "#B0BEC5", "#B0BEC5"]]}], "label": "Topic 35", "method": "update"}, {"args": [{"marker.color": [["#B0BEC5", "#B0BEC5", "#B0BEC5", "#B0BEC5", "#B0BEC5", "#B0BEC5", "#B0BEC5", "#B0BEC5", "#B0BEC5", "#B0BEC5", "#B0BEC5", "#B0BEC5", "#B0BEC5", "#B0BEC5", "#B0BEC5", "#B0BEC5", "#B0BEC5", "#B0BEC5", "#B0BEC5", "#B0BEC5", "#B0BEC5", "#B0BEC5", "#B0BEC5", "#B0BEC5", "#B0BEC5", "#B0BEC5", "#B0BEC5", "#B0BEC5", "#B0BEC5", "#B0BEC5", "#B0BEC5", "#B0BEC5", "#B0BEC5", "#B0BEC5", "#B0BEC5", "#B0BEC5", "red", "#B0BEC5", "#B0BEC5", "#B0BEC5", "#B0BEC5", "#B0BEC5", "#B0BEC5", "#B0BEC5", "#B0BEC5", "#B0BEC5", "#B0BEC5", "#B0BEC5", "#B0BEC5", "#B0BEC5"]]}], "label": "Topic 36", "method": "update"}, {"args": [{"marker.color": [["#B0BEC5", "#B0BEC5", "#B0BEC5", "#B0BEC5", "#B0BEC5", "#B0BEC5", "#B0BEC5", "#B0BEC5", "#B0BEC5", "#B0BEC5", "#B0BEC5", "#B0BEC5", "#B0BEC5", "#B0BEC5", "#B0BEC5", "#B0BEC5", "#B0BEC5", "#B0BEC5", "#B0BEC5", "#B0BEC5", "#B0BEC5", "#B0BEC5", "#B0BEC5", "#B0BEC5", "#B0BEC5", "#B0BEC5", "#B0BEC5", "#B0BEC5", "#B0BEC5", "#B0BEC5", "#B0BEC5", "#B0BEC5", "#B0BEC5", "#B0BEC5", "#B0BEC5", "#B0BEC5", "#B0BEC5", "red", "#B0BEC5", "#B0BEC5", "#B0BEC5", "#B0BEC5", "#B0BEC5", "#B0BEC5", "#B0BEC5", "#B0BEC5", "#B0BEC5", "#B0BEC5", "#B0BEC5", "#B0BEC5"]]}], "label": "Topic 37", "method": "update"}, {"args": [{"marker.color": [["#B0BEC5", "#B0BEC5", "#B0BEC5", "#B0BEC5", "#B0BEC5", "#B0BEC5", "#B0BEC5", "#B0BEC5", "#B0BEC5", "#B0BEC5", "#B0BEC5", "#B0BEC5", "#B0BEC5", "#B0BEC5", "#B0BEC5", "#B0BEC5", "#B0BEC5", "#B0BEC5", "#B0BEC5", "#B0BEC5", "#B0BEC5", "#B0BEC5", "#B0BEC5", "#B0BEC5", "#B0BEC5", "#B0BEC5", "#B0BEC5", "#B0BEC5", "#B0BEC5", "#B0BEC5", "#B0BEC5", "#B0BEC5", "#B0BEC5", "#B0BEC5", "#B0BEC5", "#B0BEC5", "#B0BEC5", "#B0BEC5", "red", "#B0BEC5", "#B0BEC5", "#B0BEC5", "#B0BEC5", "#B0BEC5", "#B0BEC5", "#B0BEC5", "#B0BEC5", "#B0BEC5", "#B0BEC5", "#B0BEC5"]]}], "label": "Topic 38", "method": "update"}, {"args": [{"marker.color": [["#B0BEC5", "#B0BEC5", "#B0BEC5", "#B0BEC5", "#B0BEC5", "#B0BEC5", "#B0BEC5", "#B0BEC5", "#B0BEC5", "#B0BEC5", "#B0BEC5", "#B0BEC5", "#B0BEC5", "#B0BEC5", "#B0BEC5", "#B0BEC5", "#B0BEC5", "#B0BEC5", "#B0BEC5", "#B0BEC5", "#B0BEC5", "#B0BEC5", "#B0BEC5", "#B0BEC5", "#B0BEC5", "#B0BEC5", "#B0BEC5", "#B0BEC5", "#B0BEC5", "#B0BEC5", "#B0BEC5", "#B0BEC5", "#B0BEC5", "#B0BEC5", "#B0BEC5", "#B0BEC5", "#B0BEC5", "#B0BEC5", "#B0BEC5", "red", "#B0BEC5", "#B0BEC5", "#B0BEC5", "#B0BEC5", "#B0BEC5", "#B0BEC5", "#B0BEC5", "#B0BEC5", "#B0BEC5", "#B0BEC5"]]}], "label": "Topic 39", "method": "update"}, {"args": [{"marker.color": [["#B0BEC5", "#B0BEC5", "#B0BEC5", "#B0BEC5", "#B0BEC5", "#B0BEC5", "#B0BEC5", "#B0BEC5", "#B0BEC5", "#B0BEC5", "#B0BEC5", "#B0BEC5", "#B0BEC5", "#B0BEC5", "#B0BEC5", "#B0BEC5", "#B0BEC5", "#B0BEC5", "#B0BEC5", "#B0BEC5", "#B0BEC5", "#B0BEC5", "#B0BEC5", "#B0BEC5", "#B0BEC5", "#B0BEC5", "#B0BEC5", "#B0BEC5", "#B0BEC5", "#B0BEC5", "#B0BEC5", "#B0BEC5", "#B0BEC5", "#B0BEC5", "#B0BEC5", "#B0BEC5", "#B0BEC5", "#B0BEC5", "#B0BEC5", "#B0BEC5", "red", "#B0BEC5", "#B0BEC5", "#B0BEC5", "#B0BEC5", "#B0BEC5", "#B0BEC5", "#B0BEC5", "#B0BEC5", "#B0BEC5"]]}], "label": "Topic 40", "method": "update"}, {"args": [{"marker.color": [["#B0BEC5", "#B0BEC5", "#B0BEC5", "#B0BEC5", "#B0BEC5", "#B0BEC5", "#B0BEC5", "#B0BEC5", "#B0BEC5", "#B0BEC5", "#B0BEC5", "#B0BEC5", "#B0BEC5", "#B0BEC5", "#B0BEC5", "#B0BEC5", "#B0BEC5", "#B0BEC5", "#B0BEC5", "#B0BEC5", "#B0BEC5", "#B0BEC5", "#B0BEC5", "#B0BEC5", "#B0BEC5", "#B0BEC5", "#B0BEC5", "#B0BEC5", "#B0BEC5", "#B0BEC5", "#B0BEC5", "#B0BEC5", "#B0BEC5", "#B0BEC5", "#B0BEC5", "#B0BEC5", "#B0BEC5", "#B0BEC5", "#B0BEC5", "#B0BEC5", "#B0BEC5", "red", "#B0BEC5", "#B0BEC5", "#B0BEC5", "#B0BEC5", "#B0BEC5", "#B0BEC5", "#B0BEC5", "#B0BEC5"]]}], "label": "Topic 41", "method": "update"}, {"args": [{"marker.color": [["#B0BEC5", "#B0BEC5", "#B0BEC5", "#B0BEC5", "#B0BEC5", "#B0BEC5", "#B0BEC5", "#B0BEC5", "#B0BEC5", "#B0BEC5", "#B0BEC5", "#B0BEC5", "#B0BEC5", "#B0BEC5", "#B0BEC5", "#B0BEC5", "#B0BEC5", "#B0BEC5", "#B0BEC5", "#B0BEC5", "#B0BEC5", "#B0BEC5", "#B0BEC5", "#B0BEC5", "#B0BEC5", "#B0BEC5", "#B0BEC5", "#B0BEC5", "#B0BEC5", "#B0BEC5", "#B0BEC5", "#B0BEC5", "#B0BEC5", "#B0BEC5", "#B0BEC5", "#B0BEC5", "#B0BEC5", "#B0BEC5", "#B0BEC5", "#B0BEC5", "#B0BEC5", "#B0BEC5", "red", "#B0BEC5", "#B0BEC5", "#B0BEC5", "#B0BEC5", "#B0BEC5", "#B0BEC5", "#B0BEC5"]]}], "label": "Topic 42", "method": "update"}, {"args": [{"marker.color": [["#B0BEC5", "#B0BEC5", "#B0BEC5", "#B0BEC5", "#B0BEC5", "#B0BEC5", "#B0BEC5", "#B0BEC5", "#B0BEC5", "#B0BEC5", "#B0BEC5", "#B0BEC5", "#B0BEC5", "#B0BEC5", "#B0BEC5", "#B0BEC5", "#B0BEC5", "#B0BEC5", "#B0BEC5", "#B0BEC5", "#B0BEC5", "#B0BEC5", "#B0BEC5", "#B0BEC5", "#B0BEC5", "#B0BEC5", "#B0BEC5", "#B0BEC5", "#B0BEC5", "#B0BEC5", "#B0BEC5", "#B0BEC5", "#B0BEC5", "#B0BEC5", "#B0BEC5", "#B0BEC5", "#B0BEC5", "#B0BEC5", "#B0BEC5", "#B0BEC5", "#B0BEC5", "#B0BEC5", "#B0BEC5", "red", "#B0BEC5", "#B0BEC5", "#B0BEC5", "#B0BEC5", "#B0BEC5", "#B0BEC5"]]}], "label": "Topic 43", "method": "update"}, {"args": [{"marker.color": [["#B0BEC5", "#B0BEC5", "#B0BEC5", "#B0BEC5", "#B0BEC5", "#B0BEC5", "#B0BEC5", "#B0BEC5", "#B0BEC5", "#B0BEC5", "#B0BEC5", "#B0BEC5", "#B0BEC5", "#B0BEC5", "#B0BEC5", "#B0BEC5", "#B0BEC5", "#B0BEC5", "#B0BEC5", "#B0BEC5", "#B0BEC5", "#B0BEC5", "#B0BEC5", "#B0BEC5", "#B0BEC5", "#B0BEC5", "#B0BEC5", "#B0BEC5", "#B0BEC5", "#B0BEC5", "#B0BEC5", "#B0BEC5", "#B0BEC5", "#B0BEC5", "#B0BEC5", "#B0BEC5", "#B0BEC5", "#B0BEC5", "#B0BEC5", "#B0BEC5", "#B0BEC5", "#B0BEC5", "#B0BEC5", "#B0BEC5", "red", "#B0BEC5", "#B0BEC5", "#B0BEC5", "#B0BEC5", "#B0BEC5"]]}], "label": "Topic 44", "method": "update"}, {"args": [{"marker.color": [["#B0BEC5", "#B0BEC5", "#B0BEC5", "#B0BEC5", "#B0BEC5", "#B0BEC5", "#B0BEC5", "#B0BEC5", "#B0BEC5", "#B0BEC5", "#B0BEC5", "#B0BEC5", "#B0BEC5", "#B0BEC5", "#B0BEC5", "#B0BEC5", "#B0BEC5", "#B0BEC5", "#B0BEC5", "#B0BEC5", "#B0BEC5", "#B0BEC5", "#B0BEC5", "#B0BEC5", "#B0BEC5", "#B0BEC5", "#B0BEC5", "#B0BEC5", "#B0BEC5", "#B0BEC5", "#B0BEC5", "#B0BEC5", "#B0BEC5", "#B0BEC5", "#B0BEC5", "#B0BEC5", "#B0BEC5", "#B0BEC5", "#B0BEC5", "#B0BEC5", "#B0BEC5", "#B0BEC5", "#B0BEC5", "#B0BEC5", "#B0BEC5", "red", "#B0BEC5", "#B0BEC5", "#B0BEC5", "#B0BEC5"]]}], "label": "Topic 45", "method": "update"}, {"args": [{"marker.color": [["#B0BEC5", "#B0BEC5", "#B0BEC5", "#B0BEC5", "#B0BEC5", "#B0BEC5", "#B0BEC5", "#B0BEC5", "#B0BEC5", "#B0BEC5", "#B0BEC5", "#B0BEC5", "#B0BEC5", "#B0BEC5", "#B0BEC5", "#B0BEC5", "#B0BEC5", "#B0BEC5", "#B0BEC5", "#B0BEC5", "#B0BEC5", "#B0BEC5", "#B0BEC5", "#B0BEC5", "#B0BEC5", "#B0BEC5", "#B0BEC5", "#B0BEC5", "#B0BEC5", "#B0BEC5", "#B0BEC5", "#B0BEC5", "#B0BEC5", "#B0BEC5", "#B0BEC5", "#B0BEC5", "#B0BEC5", "#B0BEC5", "#B0BEC5", "#B0BEC5", "#B0BEC5", "#B0BEC5", "#B0BEC5", "#B0BEC5", "#B0BEC5", "#B0BEC5", "red", "#B0BEC5", "#B0BEC5", "#B0BEC5"]]}], "label": "Topic 46", "method": "update"}, {"args": [{"marker.color": [["#B0BEC5", "#B0BEC5", "#B0BEC5", "#B0BEC5", "#B0BEC5", "#B0BEC5", "#B0BEC5", "#B0BEC5", "#B0BEC5", "#B0BEC5", "#B0BEC5", "#B0BEC5", "#B0BEC5", "#B0BEC5", "#B0BEC5", "#B0BEC5", "#B0BEC5", "#B0BEC5", "#B0BEC5", "#B0BEC5", "#B0BEC5", "#B0BEC5", "#B0BEC5", "#B0BEC5", "#B0BEC5", "#B0BEC5", "#B0BEC5", "#B0BEC5", "#B0BEC5", "#B0BEC5", "#B0BEC5", "#B0BEC5", "#B0BEC5", "#B0BEC5", "#B0BEC5", "#B0BEC5", "#B0BEC5", "#B0BEC5", "#B0BEC5", "#B0BEC5", "#B0BEC5", "#B0BEC5", "#B0BEC5", "#B0BEC5", "#B0BEC5", "#B0BEC5", "#B0BEC5", "red", "#B0BEC5", "#B0BEC5"]]}], "label": "Topic 47", "method": "update"}, {"args": [{"marker.color": [["#B0BEC5", "#B0BEC5", "#B0BEC5", "#B0BEC5", "#B0BEC5", "#B0BEC5", "#B0BEC5", "#B0BEC5", "#B0BEC5", "#B0BEC5", "#B0BEC5", "#B0BEC5", "#B0BEC5", "#B0BEC5", "#B0BEC5", "#B0BEC5", "#B0BEC5", "#B0BEC5", "#B0BEC5", "#B0BEC5", "#B0BEC5", "#B0BEC5", "#B0BEC5", "#B0BEC5", "#B0BEC5", "#B0BEC5", "#B0BEC5", "#B0BEC5", "#B0BEC5", "#B0BEC5", "#B0BEC5", "#B0BEC5", "#B0BEC5", "#B0BEC5", "#B0BEC5", "#B0BEC5", "#B0BEC5", "#B0BEC5", "#B0BEC5", "#B0BEC5", "#B0BEC5", "#B0BEC5", "#B0BEC5", "#B0BEC5", "#B0BEC5", "#B0BEC5", "#B0BEC5", "#B0BEC5", "red", "#B0BEC5"]]}], "label": "Topic 48", "method": "update"}, {"args": [{"marker.color": [["#B0BEC5", "#B0BEC5", "#B0BEC5", "#B0BEC5", "#B0BEC5", "#B0BEC5", "#B0BEC5", "#B0BEC5", "#B0BEC5", "#B0BEC5", "#B0BEC5", "#B0BEC5", "#B0BEC5", "#B0BEC5", "#B0BEC5", "#B0BEC5", "#B0BEC5", "#B0BEC5", "#B0BEC5", "#B0BEC5", "#B0BEC5", "#B0BEC5", "#B0BEC5", "#B0BEC5", "#B0BEC5", "#B0BEC5", "#B0BEC5", "#B0BEC5", "#B0BEC5", "#B0BEC5", "#B0BEC5", "#B0BEC5", "#B0BEC5", "#B0BEC5", "#B0BEC5", "#B0BEC5", "#B0BEC5", "#B0BEC5", "#B0BEC5", "#B0BEC5", "#B0BEC5", "#B0BEC5", "#B0BEC5", "#B0BEC5", "#B0BEC5", "#B0BEC5", "#B0BEC5", "#B0BEC5", "#B0BEC5", "red"]]}], "label": "Topic 49", "method": "update"}]}], "title": {"font": {"color": "Black", "size": 22}, "text": "<b>Intertopic Distance Map", "x": 0.5, "xanchor": "center", "y": 0.95, "yanchor": "top"}, "width": 650, "xaxis": {"anchor": "y", "autorange": true, "domain": [0, 1], "range": [-14.86, 28.82], "title": {"text": ""}, "type": "linear", "visible": false}, "yaxis": {"anchor": "x", "autorange": true, "domain": [0, 1], "range": [-8.854, 17.49], "title": {"text": ""}, "type": "linear", "visible": false}}}
